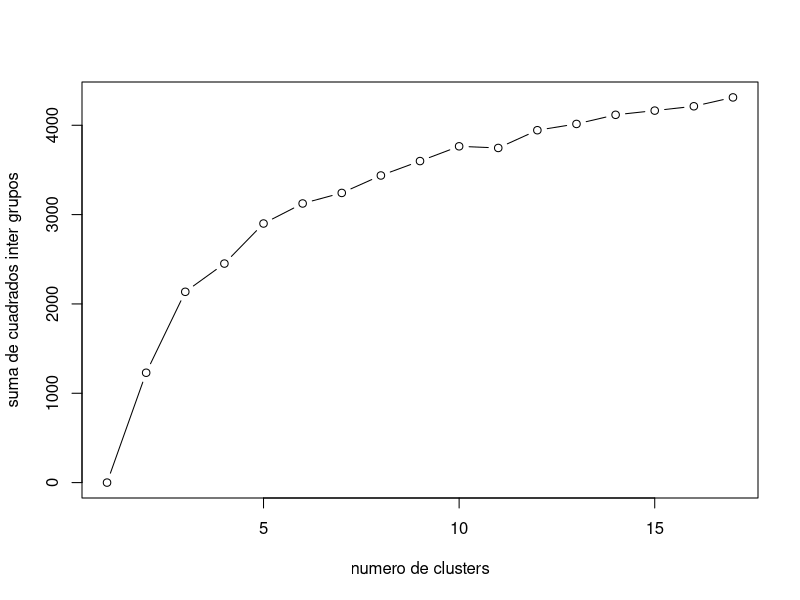
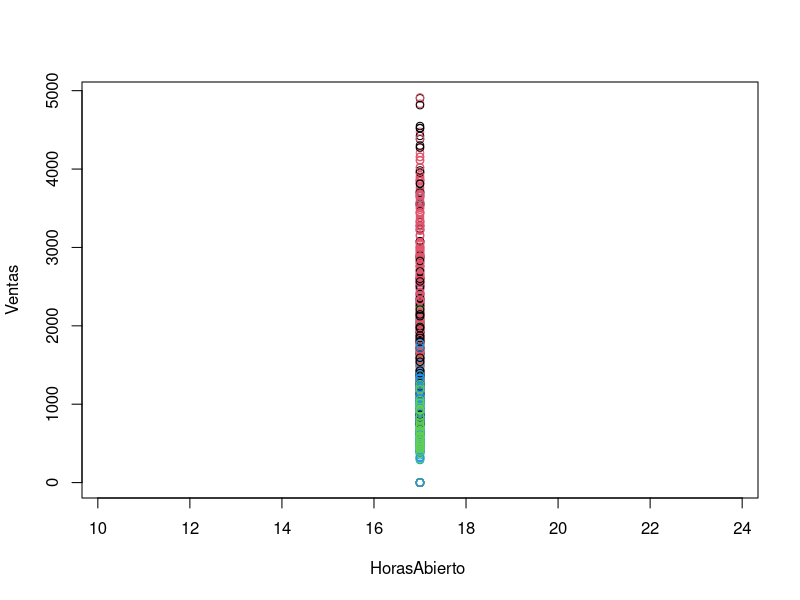

Recreate these plots in R, in order.
datos <- read.csv(file = 'data_tradicional.csv',sep = ',', header = TRUE)
data_tradicional.scale <- as.data.frame(scale(datos[,8:13]))

set.seed(80)
data_tradicional.km <- kmeans(data_tradicional.scale,centers = 4)
names(data_tradicional.km)
data_tradicional.km$cluster
data_tradicional.km$centers
data_tradicional.km$totss
data_tradicional.km$betweenss
data_tradicional.km$withinss
data_tradicional.km$tot.withinss

sumbt <-kmeans(data_tradicional.scale, centers = 1) $betweenss
for (i in 1:17)
{
  sumbt[i] <- kmeans(data_tradicional.scale, centers = i)$betweenss
}

plot(1:17,
     sumbt,
     type = 'b',
     xlab = 'numero de clusters',
     ylab = 'suma de cuadrados inter grupos')


plot(datos$HorasAbierto,
     datos$Ventas,
     col=data_tradicional.km$cluster,
     xlab = "HorasAbierto ",
     ylab = "Ventas")
aggregate(datos[,1:13],
          by = list(data_tradicional.km$cluster)
          ,mean)
